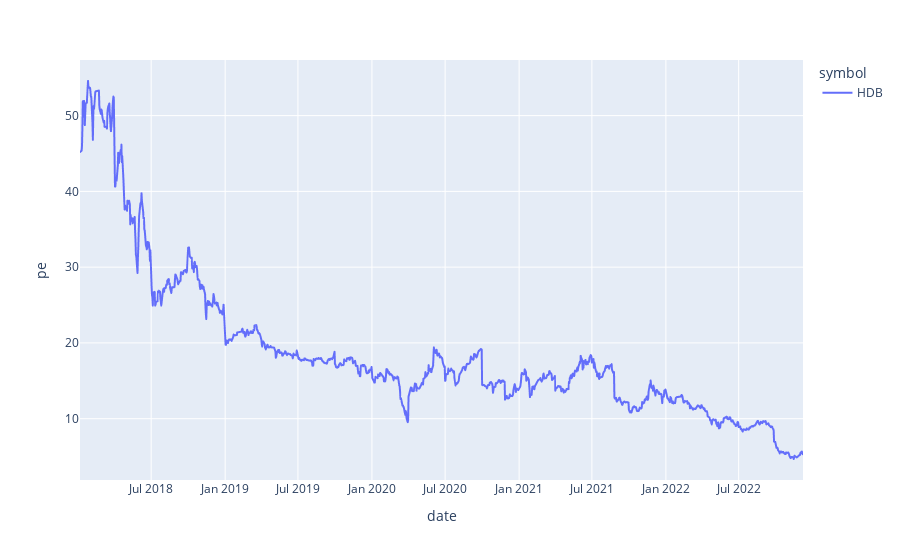

Notebook cell for this chart:
### Markdown cell above
## P/E & P/B

### Code cell
import seaborn as sns
import plotly.express as px
import plotly.graph_objects as go


price_financialratio["pe"] = (
    price_financialratio["close"] * 1000 / price_financialratio["earningPerShare"]
)
# sns.lineplot(data=price_financialratio, x="date", y="pe", hue="symbol")
fig = px.line(price_financialratio, x="date", y="pe", color="symbol")
# fig.update_layout(yaxis_range=[0,100])
fig.show()

### Figure 1 — Plotly figure (JSON) as saved in the notebook; plotly's stock layout.template omitted (floating-point values rounded to 4 significant figures; data arrays with more than 128 entries replaced by an {"elided": "..."} marker saying what was removed)
{"data": [{"hovertemplate": "symbol=HDB<br>date=%{x}<br>pe=%{y}<extra></extra>", "legendgroup": "HDB", "line": {"color": "#636efa", "dash": "solid"}, "marker": {"symbol": "circle"}, "mode": "lines", "name": "HDB", "showlegend": true, "type": "scattergl", "x": {"elided": "1230 str values"}, "xaxis": "x", "y": {"elided": "1230 float values"}, "yaxis": "y"}], "layout": {"legend": {"title": {"text": "symbol"}, "tracegroupgap": 0}, "margin": {"t": 60}, "xaxis": {"anchor": "y", "domain": [0, 1], "title": {"text": "date"}}, "yaxis": {"anchor": "x", "domain": [0, 1], "title": {"text": "pe"}}}}
